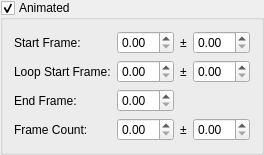
         <widget class="QGroupBox" name="particleFlagAnimated">
          <property name="title">
           <string>Animated</string>
          </property>
          <property name="checkable">
           <bool>true</bool>
          </property>
          <layout class="QGridLayout" name="gridLayout_26" columnstretch="1,1,0,1">
           <item row="2" column="1">
            <widget class="QDoubleSpinBox" name="particleAnimEnd"/>
           </item>
           <item row="0" column="2">
            <widget class="QLabel" name="label_85">
             <property name="text">
              <string>±</string>
             </property>
             <property name="buddy">
              <cstring>particleAnimStartVariance</cstring>
             </property>
            </widget>
           </item>
           <item row="0" column="0">
            <widget class="QLabel" name="label_81">
             <property name="text">
              <string>Start Frame:</string>
             </property>
             <property name="buddy">
              <cstring>particleAnimStart</cstring>
             </property>
            </widget>
           </item>
           <item row="0" column="1">
            <widget class="QDoubleSpinBox" name="particleAnimStart"/>
           </item>
           <item row="1" column="2">
            <widget class="QLabel" name="label_86">
             <property name="text">
              <string>±</string>
             </property>
             <property name="buddy">
              <cstring>particleAnimLoopStartVariance</cstring>
             </property>
            </widget>
           </item>
           <item row="2" column="0">
            <widget class="QLabel" name="label_83">
             <property name="text">
              <string>End Frame:</string>
             </property>
             <property name="buddy">
              <cstring>particleAnimEnd</cstring>
             </property>
            </widget>
           </item>
           <item row="3" column="2">
            <widget class="QLabel" name="label_87">
             <property name="text">
              <string>±</string>
             </property>
             <property name="buddy">
              <cstring>particleAnimFrameCountVariance</cstring>
             </property>
            </widget>
           </item>
           <item row="1" column="0">
            <widget class="QLabel" name="label_82">
             <property name="text">
              <string>Loop Start Frame:</string>
             </property>
             <property name="buddy">
              <cstring>particleAnimLoopStart</cstring>
             </property>
            </widget>
           </item>
           <item row="3" column="0">
            <widget class="QLabel" name="label_84">
             <property name="text">
              <string>Frame Count:</string>
             </property>
             <property name="buddy">
              <cstring>particleAnimFrameCount</cstring>
             </property>
            </widget>
           </item>
           <item row="1" column="1">
            <widget class="QDoubleSpinBox" name="particleAnimLoopStart"/>
           </item>
           <item row="3" column="1">
            <widget class="QDoubleSpinBox" name="particleAnimFrameCount"/>
           </item>
           <item row="0" column="3">
            <widget class="QDoubleSpinBox" name="particleAnimStartVariance"/>
           </item>
           <item row="1" column="3">
            <widget class="QDoubleSpinBox" name="particleAnimLoopStartVariance"/>
           </item>
           <item row="3" column="3">
            <widget class="QDoubleSpinBox" name="particleAnimFrameCountVariance"/>
           </item>
          </layout>
         </widget>
